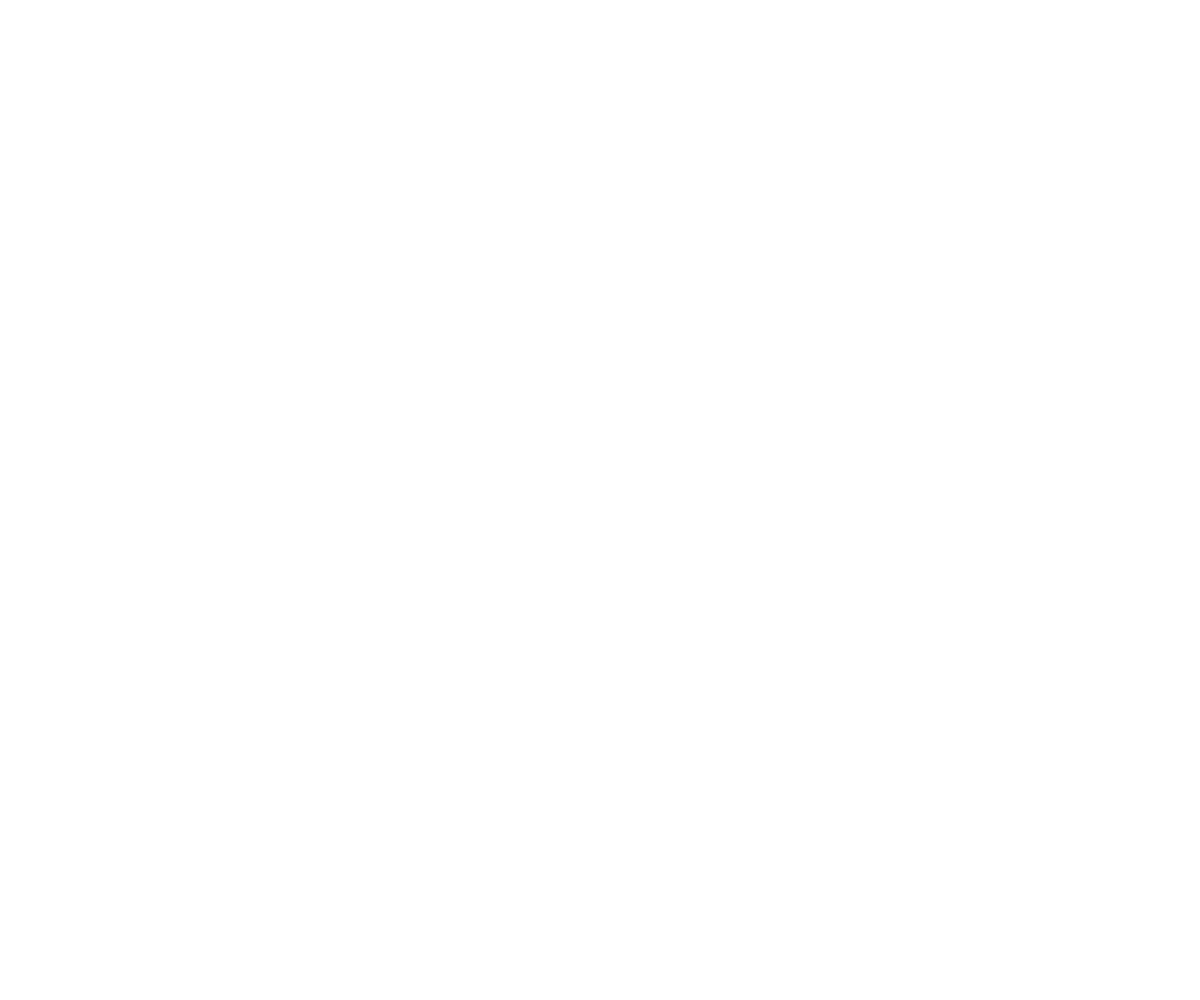
Frame 1 (no input)
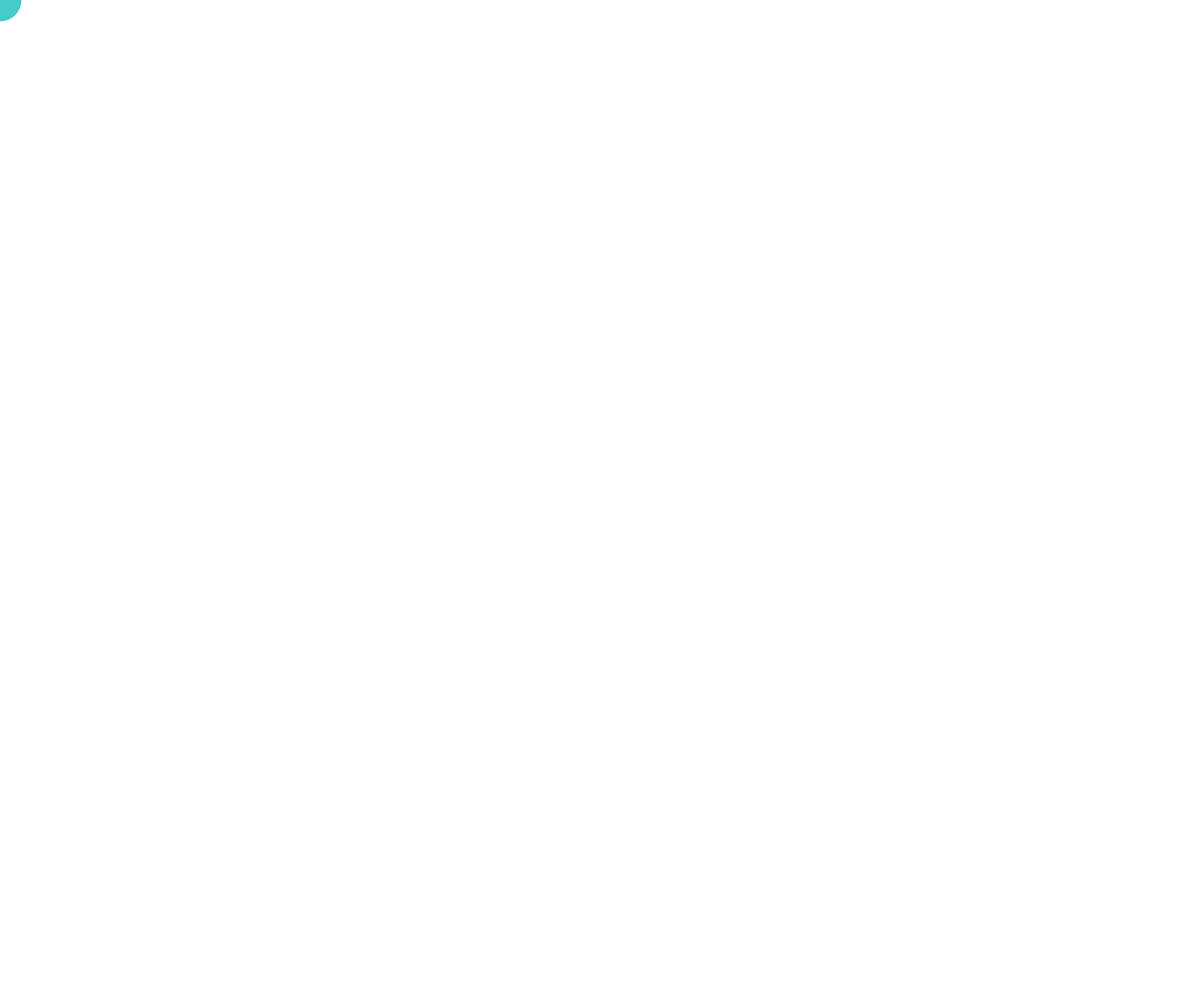
Frame 60 (no input)
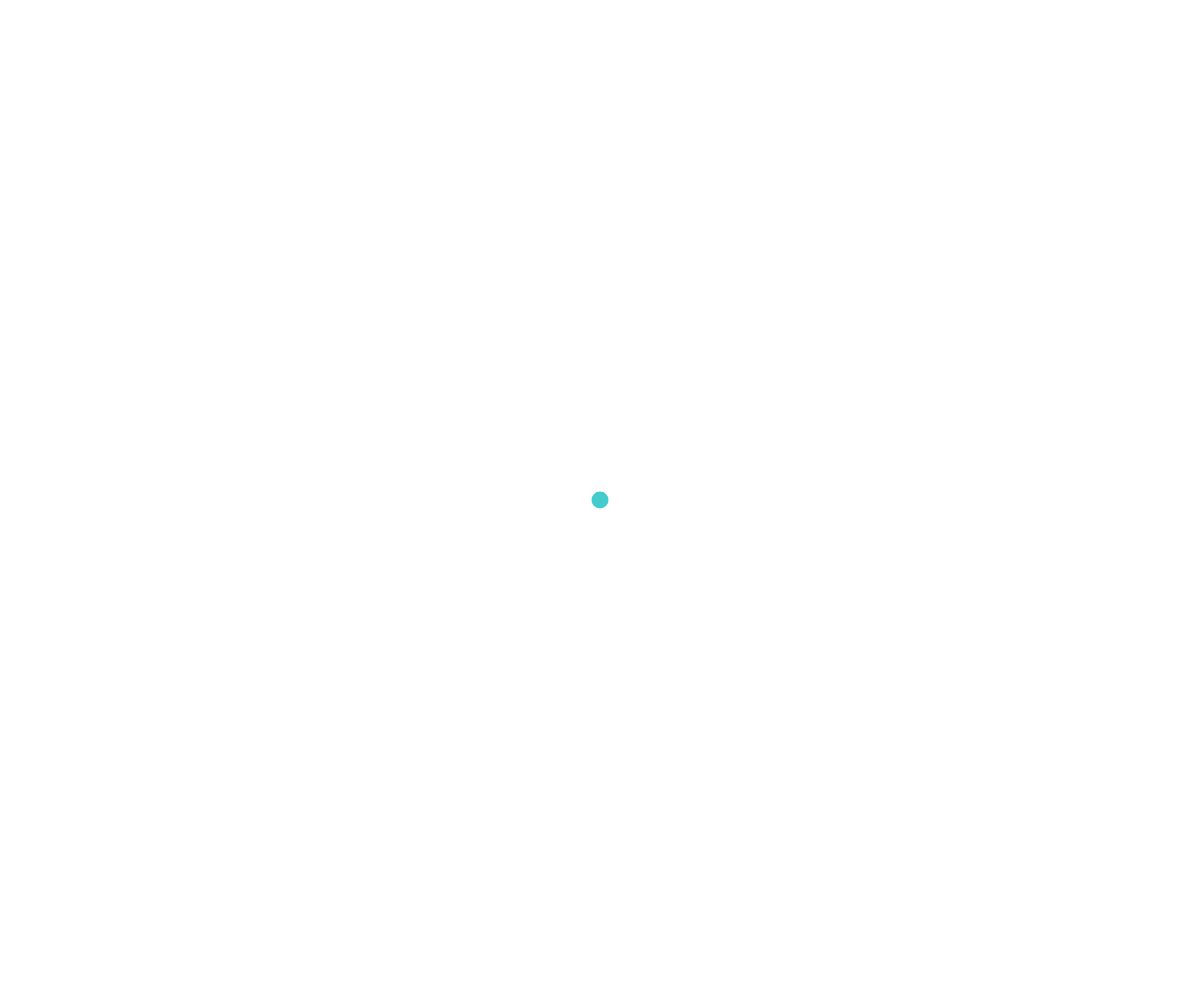
Frame 120 (the mouse pressed at the canvas centre since frame 60)

The p5.js sketch that drew these frames (run headless with seeded random() and noise() and a simulated clock; from frame 60 on, the mouse is pressed at the canvas centre):

// p5.js sketch
// ── sketch.js
var canvas;
let grow = 0;
let sign = 1;

function setup() {
  canvas = createCanvas(windowWidth, windowHeight);
  background(255);
  fill(67,204,203); 
  noStroke();
  canvas.position(0,0);
  canvas.style('z-index','-1');
}

function windowResized() {
  resizeCanvas(windowWidth, windowHeight);
}

function mouseClicked() {
  sign = -sign;
}

function draw() {
  background(255); 
  ellipse(mouseX, mouseY, grow);
  grow = grow + sign;
  if (grow > 50 || grow < -100) {
    sign = -sign;
  }
}


// ── Pendulum.js
// A class to create pendulum objects. Each pendulum takes an anchor position,
// an initial theta (relative to the vertical axis), an initial angular velocity, 
// the radius of the bob, the colors of the clet and bob, the length of the 
// fadeout buffer, and an inv parameter to set the direction of gravity. 
// When update is called on a pendulum, that pendulum's position is updated and
// then drawn to the canvas with a trail of previous positions.
class Pendulum { 
  
  constructor(anchor_, len_, theta_, aVel_, radBob_, cBob_, bufferLen_, inv_) {  
    this.anchor = new p5.Vector(anchor_.x, anchor_.y); // location of the anchor
    this.len = len_; // length of the string
    this.theta = theta_; // initial angular displacement
    this.pos = new p5.Vector(this.anchor.x+this.len*sin(this.theta), this.anchor.y+this.len*cos(this.theta)); // initial position of the bob
    this.aVel = aVel_; // initial angular velocity
    if (inv_) this.g = -0.1; // set direction of gravity based on inv_
    else this.g = 0.1;
    this.g *= 1.5;
    this.radBob = radBob_; // set the radius of the bob
    
    this.cBob = cBob_; // color of the bob
    
    this.bufferLen = bufferLen_; // length of the trails buffer
    this.fade = new Array(bufferLen_);
    this.buffer = [];
    // preload the trails buffer with the initial position of the bob and set the fade color for the trails
    for (let i=0; i < bufferLen_; i++) {
      this.buffer.push(this.pos);
      let lerpFactor = map(i, 0, bufferLen_-1, 0, 1);
      this.fade[i] = lerpColor(color(red(this.cBob), blue(this.cBob), green(this.cBob), 0), this.cBob, lerpFactor);
    }
  }
  
  update() { 
    // update the angular acceleration, velocity, theta, and position at each time step
    this.aAcc = this.g/this.len * sin(this.theta);
    this.aVel += this.aAcc; 
    this.theta += this.aVel;
    this.pos = new p5.Vector(this.anchor.x+this.len*sin(this.theta), this.anchor.y+this.len*cos(this.theta));
    
    // add the updated position to the buffer queue and remove the last
    this.buffer.push(this.pos);
    this.buffer.shift();
    
    // draw a gradient line from the position to the anchor
    gradientLine(this.anchor.x, this.anchor.y, this.pos.x, this.pos.y, color(0), this.cBob);
    
    // draw the trails using the buffer queue with colors taken from the fade array
    let i = 0;
    this.buffer.forEach(pos => {
      noStroke(); fill(this.fade[i]); 
      ellipse(pos.x, pos.y, this.radBob, this.radBob);
      i++;
    });
  } 
}

// Draw a line from p1 to p2 that changes color from a to b
function gradientLine(x1, y1, x2, y2, a, b) {
  let deltaX = x2-x1;
  let deltaY = y2-y1;
  let tStep = 1.0/dist(x1, y1, x2, y2);
  for (let t = 0.0; t < 1.0; t += tStep) {
    fill(lerpColor(a, b, t));
    ellipse(x1+t*deltaX,  y1+t*deltaY, 2, 2);
  }
}
// ── Star.js
// Adapted from Daniel Shiffman
// http://codingtra.in
// http://patreon.com/codingtrain
// Code for: https://youtu.be/17WoOqgXsRM

function Star() {
  maxyx = max(width,height);
  this.r = random(-maxyx, maxyx);
  this.d = random(-PI, PI)
  this.z = random(maxyx);
  this.pz = this.z;

  this.update = function() {
    this.z = this.z - speed;
    this.d = this.d + speed*(PI/1000);
    if (this.d > PI) {
      this.d = -PI;
    } 
    if (this.z < 1) {
      this.r = random(-maxyx, maxyx);
      this.d = random(-PI, PI)
      this.z = maxyx;
      this.pz = this.z;
    }
  }

  this.show = function() {
    fill(220,245,245); 
    noStroke();

    var sr = map(this.r / this.z, 0, 1, 0, width);

    var re = map(this.z, 0, width, 12, 0);
    ellipse(sr*cos(this.d), sr*sin(this.d), re, re);

    var pr = map(this.r / this.pz, 0, 1, 0, width);

    this.pz = this.z;

    stroke(220,245,245);
    line(pr*cos(this.d), pr*sin(this.d), sr*cos(this.d), sr*sin(this.d));

  }
}
